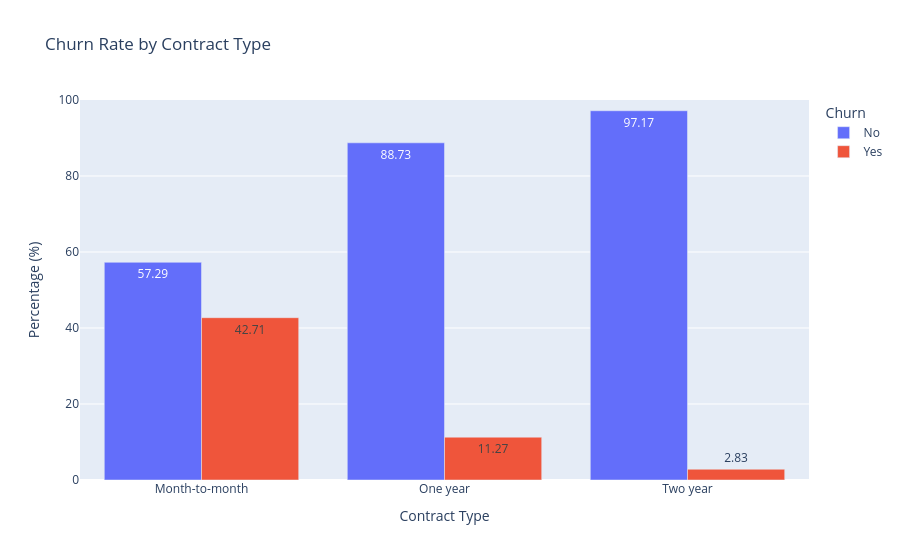

Notebook source saved alongside this figure:
### Markdown cell above
## **Observation:**

The dataset shows that 73.46% of customers stayed with the company, while 26.54% discontinued the service. This indicates that approximately one out of every four customers churned.

### Code cell
contract_churn = pd.crosstab(
    df['Contract'],
    df['Churn'],
    normalize='index'
) * 100

contract_churn = contract_churn.reset_index().melt(
    id_vars='Contract',
    var_name='Churn',
    value_name='Percentage'
)

fig = px.bar(
    contract_churn,
    x='Contract',
    y='Percentage',
    color='Churn',
    barmode='group',
    title='Churn Rate by Contract Type',
    color_discrete_map={
        'No': '#636EFA',
        'Yes': '#EF553B'
    },
    text_auto='.2f'
)

fig.update_layout(
    xaxis_title='Contract Type',
    yaxis_title='Percentage (%)',
    yaxis=dict(range=[0, 100])
)

fig.show()

### Figure 1 — Plotly figure (JSON) as saved in the notebook; plotly's stock layout.template omitted (floating-point values rounded to 4 significant figures)
{"data": [{"alignmentgroup": "True", "hovertemplate": "Churn=No<br>Contract=%{x}<br>Percentage=%{y}<extra></extra>", "legendgroup": "No", "marker": {"color": "#636EFA", "pattern": {"shape": ""}}, "name": "No", "offsetgroup": "No", "orientation": "v", "showlegend": true, "textposition": "auto", "texttemplate": "%{y:.2f}", "type": "bar", "x": ["Month-to-month", "One year", "Two year"], "xaxis": "x", "y": [57.29, 88.73, 97.17], "yaxis": "y"}, {"alignmentgroup": "True", "hovertemplate": "Churn=Yes<br>Contract=%{x}<br>Percentage=%{y}<extra></extra>", "legendgroup": "Yes", "marker": {"color": "#EF553B", "pattern": {"shape": ""}}, "name": "Yes", "offsetgroup": "Yes", "orientation": "v", "showlegend": true, "textposition": "auto", "texttemplate": "%{y:.2f}", "type": "bar", "x": ["Month-to-month", "One year", "Two year"], "xaxis": "x", "y": [42.71, 11.27, 2.832], "yaxis": "y"}], "layout": {"barmode": "group", "legend": {"title": {"text": "Churn"}, "tracegroupgap": 0}, "title": {"text": "Churn Rate by Contract Type"}, "xaxis": {"anchor": "y", "domain": [0, 1], "title": {"text": "Contract Type"}}, "yaxis": {"anchor": "x", "domain": [0, 1], "range": [0, 100], "title": {"text": "Percentage (%)"}}}}
